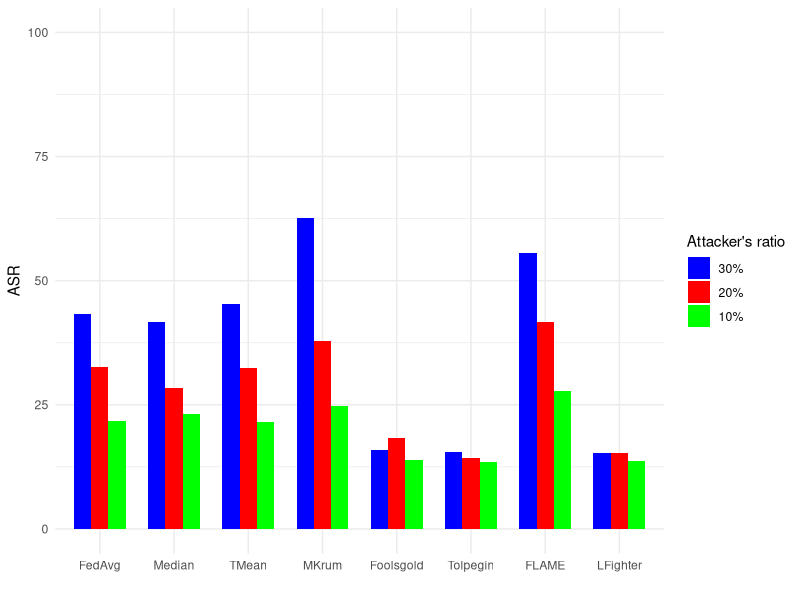
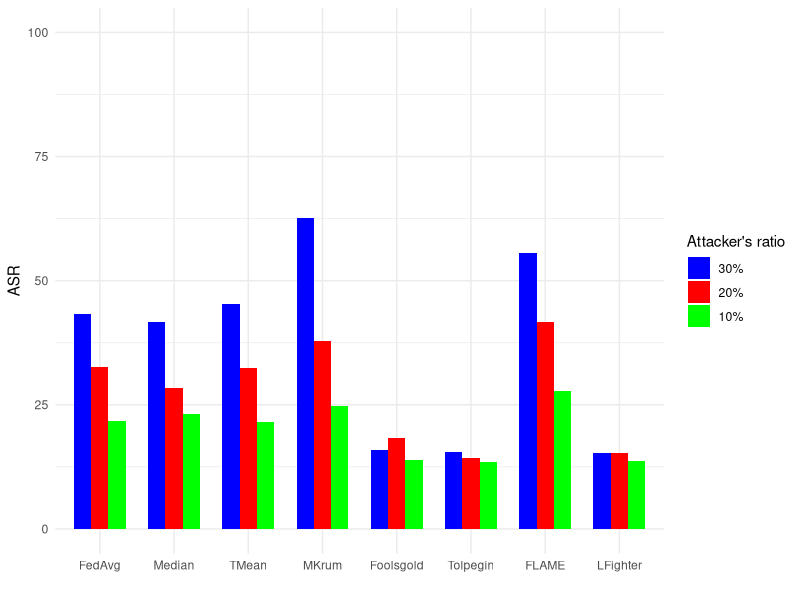

Reproduce these figures in R, in order.
# Load necessary libraries
if (!requireNamespace("ggplot2", quietly = TRUE)) {
  install.packages("ggplot2")
}
# Load the ggplot2 library
library(ggplot2)

# Create a data frame with your x and y values
data <- data.frame(
  Class = c("FedAvg", "Median", "TMean" ,"MKrum", "Foolsgold", "Tolpegin", "FLAME", "LFighter"),  # Replace with your class labels
  Line1 = c(43.2, 41.6, 45.3, 62.7, 15.8, 15.4, 55.5, 15.2),        # Replace with your data for Line 1
  Line2 = c(32.6, 28.4, 32.4, 37.8, 18.3, 14.2, 41.6, 15.2),       # Replace with your data for Line 2
  Line3 = c(21.7, 23.1, 21.5, 24.7, 13.9, 13.4, 27.8, 13.7)
)

# Define the desired order of class labels
class_order <- c("FedAvg", "Median", "TMean", "MKrum", "Foolsgold", "Tolpegin", "FLAME", "LFighter")

# Convert "Class" to a factor with the specified order
data$Class <- factor(data$Class, levels = class_order)

# Reshape data into long format
library(tidyr)
data_long <- pivot_longer(data, -Class, names_to = "Line", values_to = "ASR")

# Create a ggplot object with a legend
ggplot(data_long, aes(x = Class, y = ASR, fill = Line)) +
  geom_bar(stat = "identity", position = "dodge", width = 0.7) +
  labs(x = "", y = "ASR") +
  scale_y_continuous(limits = c(0, 100)) +
  scale_fill_manual(values = c("Line1" = "blue", "Line2" = "red", "Line3" = "green"),
                     labels = c("30%", "20%", "10%"),
                     name = "Attacker's ratio") +
  theme_minimal()


ggsave("../imgs/ASR_std.png", width = 8, height = 3, dpi = 300)
